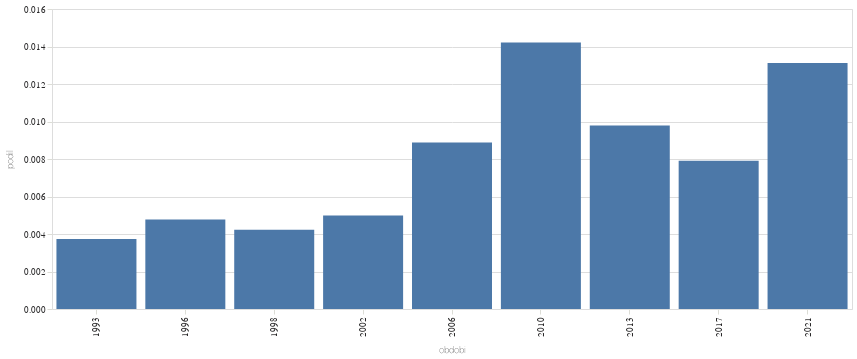

The notebook cell saved with this chart:
### Code cell
graf_vyvoje("smích",epocha="obdobi")

### Figure 1 — Vega-Lite specification as saved in the notebook (floating-point values rounded to 4 significant figures)
{"config": {"title": {"font": "Noticia Text", "fontSize": 11.5, "anchor": "start", "lineHeight": 19, "fontWeight": "bolder", "subtitleFont": "Noticia Text", "subtitleFontSize": 10, "subtitleLineHeight": 15, "subtitlePadding": 10, "dy": -10, "color": "#292829", "subtitleColor": "#292829"}, "axis": {"labelFont": "Asap", "titleFont": "Asap", "fontWeight": "lighter", "titleFontWeight": "lighter", "labelFontSize": 9, "titleFontSize": 9, "labelPadding": 2, "titlePadding": 9, "domainOpacity": 0, "tickColor": "#DCDDD6", "labelColor": "#292829"}, "legend": {"labelFont": "Asap", "labelFontWeight": "normal", "titleFont": "Asap", "titleFontWeight": "normal", "labelFontSize": 9, "titleFontSize": 9, "labelColor": "#292829"}}, "data": {"name": "data-fa74826350a380251c83bce9f7ab83ff"}, "mark": {"type": "bar"}, "encoding": {"x": {"field": "obdobi", "type": "nominal"}, "y": {"field": "podil", "type": "quantitative"}}, "width": 800, "$schema": "https://vega.github.io/schema/vega-lite/v5.8.0.json", "datasets": {"data-fa74826350a380251c83bce9f7ab83ff": [{"id": 112, "obdobi": 1993, "id_right": 29982, "podil": 0.003736}, {"id": 147, "obdobi": 1996, "id_right": 30803, "podil": 0.004772}, {"id": 341, "obdobi": 1998, "id_right": 80691, "podil": 0.004226}, {"id": 410, "obdobi": 2002, "id_right": 82166, "podil": 0.00499}, {"id": 510, "obdobi": 2006, "id_right": 57423, "podil": 0.008881}, {"id": 660, "obdobi": 2010, "id_right": 46416, "podil": 0.01422}, {"id": 821, "obdobi": 2013, "id_right": 83854, "podil": 0.009791}, {"id": 719, "obdobi": 2017, "id_right": 90923, "podil": 0.007908}, {"id": 1090, "obdobi": 2021, "id_right": 83078, "podil": 0.01312}]}}
